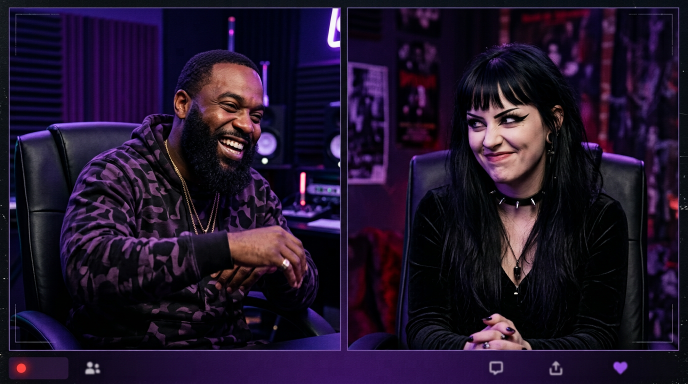
#> input picture assets/src/clip_recreation.png, 1376 x 768 px, given in place of trainwreckstv-kick-streamer-headphones-f-1.jpg, which was not available (shown at 1/2 size)
$ python make_assets.py
#> lines starting #> are read from the running program, lines starting #| are printed output that depends on the picture
#!/usr/bin/env python3
"""Topic-specific Pillow GFX factory, following repository circle/card system.
Editorial quote cards are labelled excerpts, never counterfeit screenshots.
"""
from pathlib import Path
from PIL import Image,ImageDraw,ImageFont,ImageOps,ImageEnhance,ImageFilter
import json,re,math,shutil
ROOT=Path(__file__).resolve().parents[1]; SRC=ROOT/'assets/src'; GFX=ROOT/'assets/gfx'
GFX.mkdir(exist_ok=True)
W,H=1280,720
GREEN='#8aff39'; RED='#ff565f'; WHITE='#f2f4f1'; MUTED='#a9b4be'; GOLD='#e0be78'
FONT='/usr/share/fonts/truetype/dejavu/DejaVuSans-Bold.ttf'
REG='/usr/share/fonts/truetype/dejavu/DejaVuSans.ttf'
MONO='/usr/share/fonts/truetype/dejavu/DejaVuSansMono.ttf'
def font(s,bold=True):return ImageFont.truetype(FONT if bold else REG,s)
def txt(im,xy,text,size=44,color=WHITE,bold=True):
 d=ImageDraw.Draw(im);d.text(xy,text,font=font(size,bold),fill=color,stroke_width=0)
# [10 lines left out: function wrap, not called in this run]
def lines(im,xy,text,size=44,color=WHITE,width=1080,step=None,bold=True):
 for i,line in enumerate(wrap(text,size,width)):txt(im,(xy[0],xy[1]+i*(step or int(size*1.2))),line,size,color,bold)
def fit(im,box):return ImageOps.fit(im,(box[2]-box[0],box[3]-box[1]),method=Image.Resampling.LANCZOS)
def circle(im,src,box,color=GREEN):
 p=fit(Image.open(src).convert('RGB'),box);mask=Image.new('L',p.size);ImageDraw.Draw(mask).ellipse((0,0,p.width-1,p.height-1),fill=255)
 im.paste(p,box[:2],mask);ImageDraw.Draw(im).ellipse(box,outline=color,width=4)
# [14 lines left out: functions photo, base, not called in this run]

# Photographs and actual stream screenshots. Archive portraits are always labelled.
if not (SRC/'train_portrait.jpg').exists():
 p=Image.open('/home/user/image-search/trainwreckstv-kick-streamer-headphones-f-1.jpg').convert('RGB')
#> p is the input picture: PIL image 1376x768 RGB; mean R, G, B 32.5, 19.8, 42.1
 p.crop((420,20,1300,882)).save(SRC/'train_portrait.jpg',quality=94)
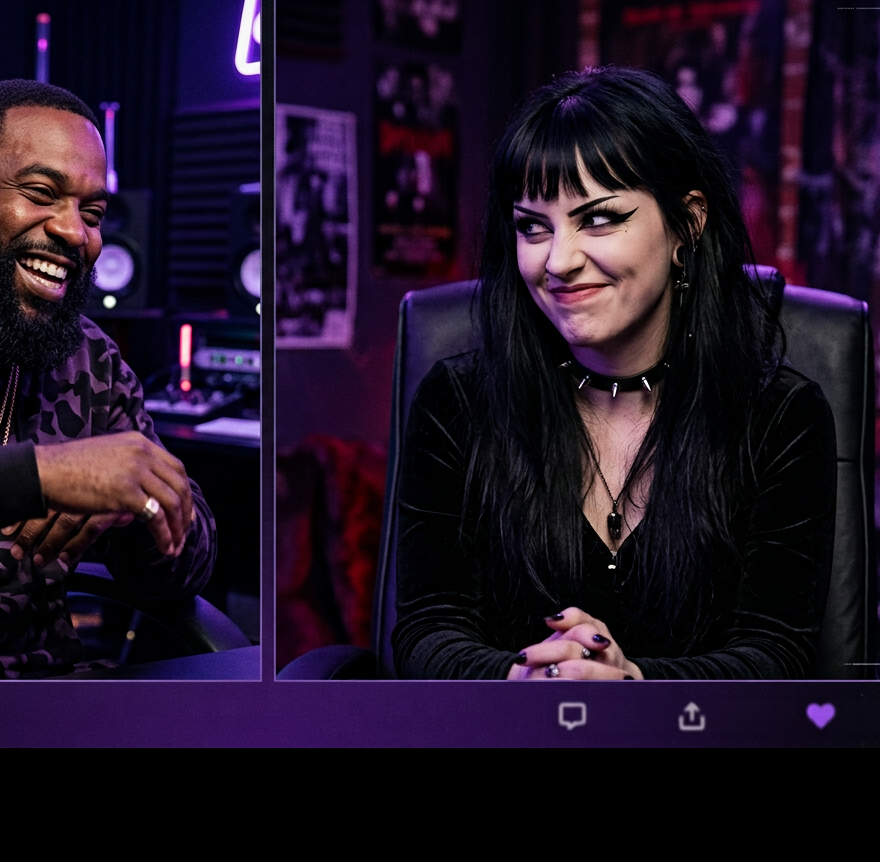
#> saved as train_portrait.jpg: PIL image 880x862 RGB; mean R, G, B 30.8, 18.4, 36.4
if not (SRC/'trick_portrait.jpg').exists():
 p=Image.open(SRC/'trick_frame.jpg').convert('RGB');p.crop((0,409,320,720)).save(SRC/'trick_portrait.jpg',quality=94)
 p.crop((636,26,1177,445)).save(SRC/'notice.jpg',quality=95)

# Each cue is anchored to the spoken words, rather than an arbitrary equal split.
# cue, layout, heading, supporting line, image/left/right as applicable.
D={
'A1':[
 ('A Kick','hero','BANNED FOR\nFRIENDS?','TRAINWRECKSTV / THE RANK DISPUTE','train'),
 ('Riot says','title','RIOT PUSHES BACK','RANK MANIPULATION  /  ENFORCEMENT','red'),
 ('Then a public','title','AN APOLOGY.','BUT NOT A POLICY REVERSAL.','green'),
 ('This is','duo','TRAINWRECKS × TRICK2G','SEPTEMBER 2026 / THE DISPUTE',''),
 ('And the detail','flow','NOT JUST WHO.','THE ACCOUNTS MATTER.','FRIENDS|ACCOUNTS|RULES')],
'A2':[
 ('First','compare','LEAGUE BAN','NOT A KICK BAN','RIOT / GAME ACCOUNT|KICK / STREAMING PLATFORM'),
 ('Trainwrecks discussed','photo','THE KICK BROADCAST','STREAM FRAME / SEPTEMBER 2026','train_frame.jpg'),
 ('He said','flow','THE GROUP','TRAINWRECKS’ ACCOUNT OF EVENTS','TYLER1|TRICK2G|YASSUO'),
 ('then found','title','RANK ROLLED BACK','TRAINWRECKS SAYS HE WAS BANNED','red'),
 ('To him','hero','“I DON’T\nGET IT.”','TRAINWRECKS / EXCERPT FROM HIS RESPONSE','train'),
 ('His defence','title','FRIENDS. NOT A SERVICE.','HIS EXPLANATION  →  ORIGINAL AUDIO','green')],
'A3':[
 ('But this','title','BIGGER THAN\nONE STREAMER','A PLATFORM-WIDE ENFORCEMENT STORY','green'),
 ('On September','number','296,416','ACCOUNTS / LEAGUE + VALORANT','RIOT’S REPORTED RUNNING TOTAL'),
 ('accounts penalised','number','296,416','ACCOUNTS / LEAGUE + VALORANT','17 SEPTEMBER / RIOT ANNOUNCEMENT'),
 ('That was','title','A RUNNING TOTAL','NOT A SINGLE NIGHT’S BAN WAVE','green'),
 ('Riot’s message','quote','“Boosting, smurfing,\nhitchhiking… it’s all cheating.”','RIOT GAMES / X / 17 SEPTEMBER','EXCERPT • AS QUOTED BY NDTV'),
 ('The streamers','duo','TWO STREAMERS.','A MUCH WIDER CRACKDOWN.','')],
'A4':[
 ('Then','hero','THE PUBLIC\nAPPEAL','TRICK2G / ORIGINAL APPEAL FRAME','trick'),
 ('He said','flow','TOO LOW TO QUEUE','TRICK2G’S EXPLANATION','FLEX PLACEMENT|RANK GAP|GROUP BLOCKED'),
 ('So some','notice','THE DISPLAYED NOTICE','ACTUAL FRAME FROM TRICK2G’S PUBLIC APPEAL',''),
 ('He denied','quote','“No boosting\nwas happening.”','TRICK2G / PUBLIC APPEAL','EXCERPT • SOURCE CLIP'),
 ('That distinction','compare','PLAYING TOGETHER','CHANGING CONDITIONS','STATED INTENT|COMPETITIVE EFFECT'),
 ('Here is','title','HEAR THE EXPLANATION','TRICK2G  →  ORIGINAL AUDIO','green')],
'A5':[
 ('Now look','title','THE MISSING DETAIL','WHO WAS THE FRIEND?','green'),
 ('Reporting identifies','title','ALICOPTER','THE FRIEND IDENTIFIED IN REPORTING','green'),
 ('already a','compare','CHALLENGER','GOLD IN FLEX','PLAYER’S SKILL|QUEUE PLACEMENT'),
 ('That supports','title','NOT A BEGINNER','WHY TRICK2G DISPUTED THE FRAMING','green'),
 ('It does not','title','NOT THE WHOLE TEST','ACCOUNT SWITCHING STILL MATTERS','red'),
 ('A player’s','compare','PLAYER SKILL','ACCOUNT RANK','RELATED|NOT IDENTICAL')],
'B1':[
 ('Riot’s Drew','title','DREW LEVIN','RIOT / LEAGUE OF LEGENDS LEADERSHIP','green'),
 ('using alternate','flow','THE INITIAL REPLY','LEVIN’S INTERPRETATION','HIGH-RANK PLAYERS|ALTS|GOLD → EMERALD'),
 ('was basically','quote','“basically the\ndefinition of boosting”','DREW LEVIN / RESPONSE TO TRICK2G','EXCERPT • AS QUOTED BY SPORTSKEEDA'),
 ('That was','title','AN INTERPRETATION','NOT THE COMPLETE MATCH EVIDENCE','red'),
 ('The dispute','title','WHAT WAS\nBEING PUNISHED?','THE CORE QUESTION','green')],
'B2':[
 ('Then came','title','THE APOLOGY','18 SEPTEMBER 2026','green'),
 ('Levin called','quote','“off the cuff\nand incurious”','DREW LEVIN / ON HIS EARLIER REPLY','EXCERPT • AS QUOTED BY SPORTSKEEDA'),
 ('He said','flow','DIRECT CONTACT','RIOT SAID IT WAS SPEAKING WITH THE GROUP','RIOT|STREAMERS|CLARITY'),
 ('and admitted','quote','“not something we’ve\nbeen clear enough on”','DREW LEVIN / PLAYING WITH FRIENDS','EXCERPT • AS QUOTED BY SPORTSKEEDA'),
 ('But he also','title','THE STANCE REMAINS','SMURFING + BOOSTING','red'),
 ('An apology','compare','APOLOGY','BAN REVERSAL','CONFIRMED STATEMENT|NOT ESTABLISHED HERE'),
 ('The reporting','title','OUTCOME NOT ESTABLISHED','NO CONFIRMED REVERSAL IN REVIEWED REPORTING','green')],
'A6':[
 ('So the payoff','title','NOT THAT SIMPLE','NO “FRIENDSHIP IS ILLEGAL” CONCLUSION','green'),
 ('It is that','flow','THE REAL BOUNDARY','THREE QUESTIONS, NOT ONE','WHO YOU QUEUE WITH|WHICH ACCOUNT|WHICH RULE'),
 ('which account','flow','WHICH ACCOUNT?','FRIENDSHIP ALONE DOES NOT SETTLE IT','PLAYER|ACCOUNT|RANK'),
 ('Trainwrecks asked','hero','THE QUESTION\nREMAINS','TRAINWRECKS / ARCHIVE PORTRAIT','train'),
 ('Riot promised','title','CLEARER GUIDANCE','PROMISED BY RIOT','green'),
 ('Whether that','title','STILL AN OPEN DISPUTE','REPORTING REVIEWED / 20 SEPTEMBER 2026','green'),
 ('Subscribe','title','FOLLOW THE EVIDENCE.','SUBSCRIBE FOR THE NEXT VERIFIED UPDATE','green')]
}
SOURCES={'A1':'[1,2] Sportskeeda + NDTV • 19 Sep | portrait: archive / Sportskeeda', 'A2':'[1] Sportskeeda • 18–19 Sep | [4] @TrainUpdates / X', 'A3':'[2] NDTV • 19 Sep | [6] Riot Games / X • 17 Sep', 'A4':'[1,2] Sportskeeda + NDTV | [5] @Trick2g / X', 'A5':'[1,3] Sportskeeda + NERFPLZ • 18–19 Sep', 'B1':'[1] Sportskeeda • 19 Sep | [7] Drew Levin / X', 'B2':'[1,2] Sportskeeda + NDTV • 19 Sep | [8] Drew Levin / X', 'A6':'[1,2] Sportskeeda + NDTV • latest reviewed reporting: 19 Sep'}
CH={'A1':'01 / The hook','A2':'02 / The streamer','A3':'03 / The crackdown','A4':'04 / The turning point','A5':'05 / The missing detail','B1':'06 / The escalation','B2':'07 / The consequences','A6':'08 / The open question'}
# [52 lines left out: function render, not called in this run]

def norm(s):return re.sub('[^a-z0-9]','',s.lower())
# [5 lines left out: function cue_time, not called in this run]

def main():
#> (the run stopped early here; a loop or call above may not have finished)

$ run again, on assets/src/drake.jpg
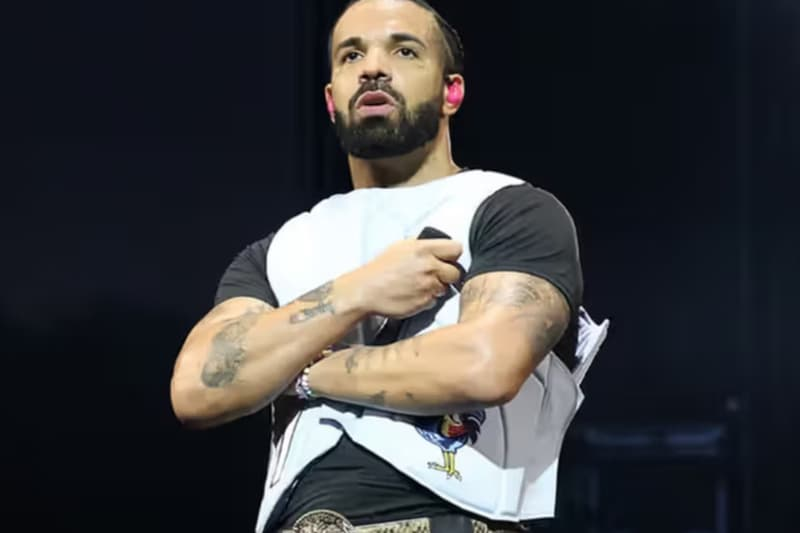
#> input picture assets/src/drake.jpg, 800 x 533 px, given in place of trainwreckstv-kick-streamer-headphones-f-1.jpg, which was not available
#> p is the input picture: PIL image 800x533 RGB; mean R, G, B 59.8, 60, 62.1
#> `p = Image.open(SRC / 'trick_frame.jpg').convert('RGB')`:
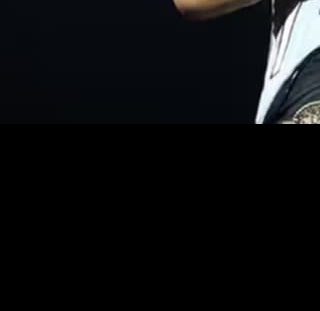
#> saved as trick_portrait.jpg: PIL image 320x311 RGB; mean R, G, B 12.3, 13.5, 15.1
#> `p.crop((636,26,1177,445)).save(SRC/'notice.jpg',quality=95)`:
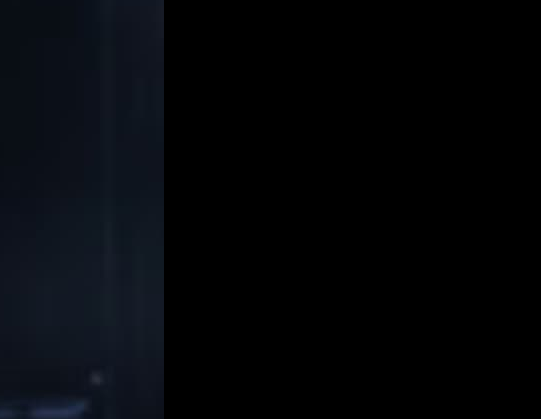
#> saved as notice.jpg: PIL image 541x419 RGB; mean R, G, B 4.5, 6.2, 9.2
